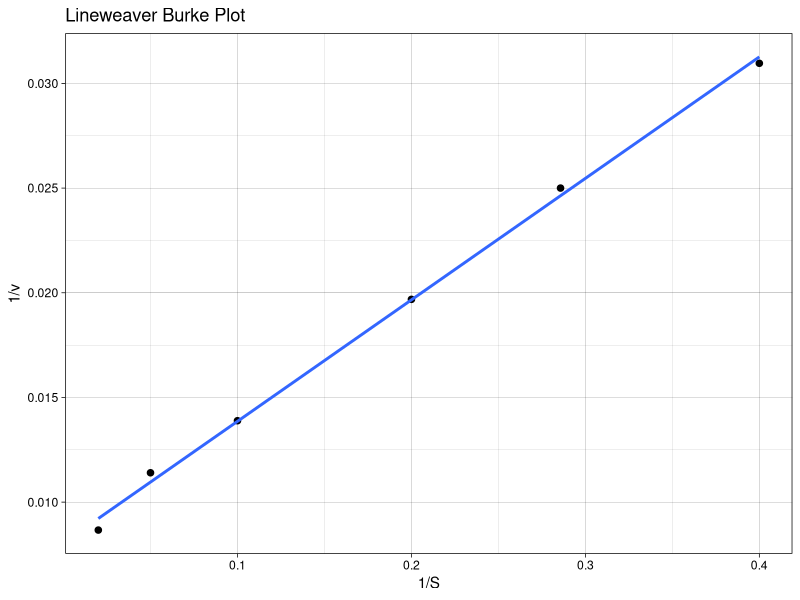

Generate this figure with R:
#Load ggplot2
library(ggplot2)


# First, the user must input their enzyme's reaction velocity (v) and substrate concentrations (S)
# Example data is provided here but feel free to change it and play around.
S <- c(2.5,3.5,5,10,20,50)
v <- c(32.3,40,50.8,72,87.7,115.4)

# We then put S and v into a data frame, called "enzdat".
enzdat <- data.frame(S, v)
enzdat

# Then divide 1 by S and v for Lineweaver Burke Plot (giving us 1/S and 1/v), and place into a data frame called "lbpdata"
lbpdata <- data.frame(1/enzdat)
# We then rename the column headers in lbpdata from S and v to lS and lv.
names(lbpdata) <- c("lS", "lv")
lbpdata

#Now we plot the "lbpdata" data frame with ggplot to produce a Lineweaver Burke Plot.
lbp <-  ggplot(lbpdata, aes(x= lS, y= lv)) + 
        geom_point(size=3, shape=20) +
        # Line of best fit
        geom_smooth(method=lm, formula = y ~ x, se=FALSE) +
        ggtitle("Lineweaver Burke Plot") +
        xlab("1/S") +
        ylab("1/v") +
        theme_linedraw()

lbp

# We then need to calculate and display the equation for the line of best fit we just plotted.
# This equation will allow us to calculate useful information such as Vmax, Kcat, and Km. 

